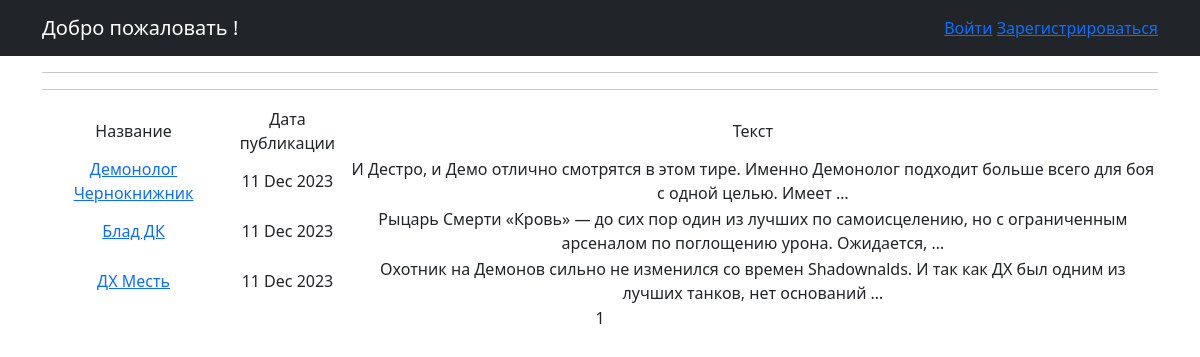
The page / on the database its author committed.
### Board/models.py (models this page shows, shortened)
class Advertisement(models.Model):
    title = models.CharField(max_length=64)
    text = models.TextField()
    author = models.ForeignKey(User, on_delete=models.CASCADE)
    TANKS = 'TN'
    HEALERS = 'HL'
    DAMAGEDEALERS = 'DD'
    MERCHANTS = 'MC'
    GUILDMASTERS = 'GM'
    QUESTGIVERS = 'QG'
    BLACKSMITHS = 'BS'
    LEATHERWORKERS = 'LW'
    POTIONMASTERS = 'PM'
    SPELLMASTERS = 'SM'
    CATEGORY_CHOISES = (
        (TANKS, 'Танки'),
        (HEALERS, 'Хилы'),
        (DAMAGEDEALERS, 'ДД'),
        (MERCHANTS, 'Торговцы'),
        (GUILDMASTERS, 'Гилдмастеры'),
        (QUESTGIVERS, 'Квестгиверы'),
        (BLACKSMITHS, 'Кузнецы'),
        (LEATHERWORKERS, 'Кожевники'),
        (POTIONMASTERS, 'Зельевары'),
        (SPELLMASTERS, 'Мастера заклинаний')
    )
    category = models.CharField(max_length=2, choices=CATEGORY_CHOISES)
    dateCreation = models.DateTimeField(auto_now_add=True)
    image = models.ImageField(upload_to='uploads/', blank=True, null=True)
    upload = models.FileField(upload_to='uploads/', blank=True, null=True)

### Board/views.py (the view)
# urls.py: path('', AdsList.as_view(template_name='ads.html')),
class AdsList(ListView):
    model = Advertisement
    template_name = 'ads.html'
    context_object_name = 'Ads'
    paginate_by = 10
    ordering = ['-dateCreation']

### templates/ads.html (shortened to what this page needs)
{% extends 'flatpages/default.html' %}
{% block content %}
<hr>
<hr>
        <table>
            <tr>
                <td>Название</td>
                <td>Дата публикации</td>
                <td>Текст</td>
            </tr>
            {% for ad in Ads %}
            <tr>
                <td><a href="{% url 'ad_detail' ad.id %}">{{ ad.title }}</a></td>
                <td>{{ ad.dateCreation|date:'d M Y' }}</td>
                <td>{{ ad.text|truncatewords:20 }}</td>
                <td>
                </td>
            </tr>
            {% endfor %}
        </table>
           {{ page_obj.number }}
{% endblock content %}

### templates/flatpages/default.html (shortened to what this page needs)
<!DOCTYPE html>
<html lang="en">
    <head>
        {% load static %}
        <link href="{% static 'css/styles.css' %}" rel="stylesheet" />
    </head>
    <body>
        <nav class="navbar navbar-expand-lg navbar-dark bg-dark static-top">
        <div class="container">
       <a class="navbar-brand" href="#">Добро пожаловать {{ user.username }}!</a>
            <ul class="navbar-nav ml-auto">
                {% if user.is_authenticated %}
                <a href="{% url 'Ads' %}">Объявления</a>&nbsp
                <li><a href="{% url 'manage_responses' %}">Отклики</a></li>&nbsp
                <li><a href="{% url 'account_logout' %}">Выйти</a></li>
                {% else %}
                <li><a href="{% url 'account_login' %}">Войти</a></li>&nbsp
                <li><a href="{% url 'account_signup' %}">Зарегистрироваться</a></li>
                {% endif %}
            </ul>
        </div>
</nav>
        <div class="container">
            <div class="row">
                <div class="col-lg-12 text-center">
                {% block content %}{% endblock content %}
                </div>
            </div>
        </div>
    </body>
</html>

### rows shown on the page
Advertisement: title "Демонолог Чернокнижник", dateCreation "11 Dec 2023", text "И Дестро, и Демо отлично смотрятся в этом тире. Именно Демонолог подходит больше всего для боя с одной целью. Имеет …"
Advertisement: title "Блад ДК", dateCreation "11 Dec 2023", text "Рыцарь Смерти «Кровь» — до сих пор один из лучших по самоисцелению, но с ограниченным арсеналом по поглощению урона. Ожидается, …"
Advertisement: title "ДХ Месть", dateCreation "11 Dec 2023", text "Охотник на Демонов сильно не изменился со времен Shadownalds. И так как ДХ был одним из лучших танков, нет оснований …"

### other values the page prints
{{ page_obj.number }} "1"
